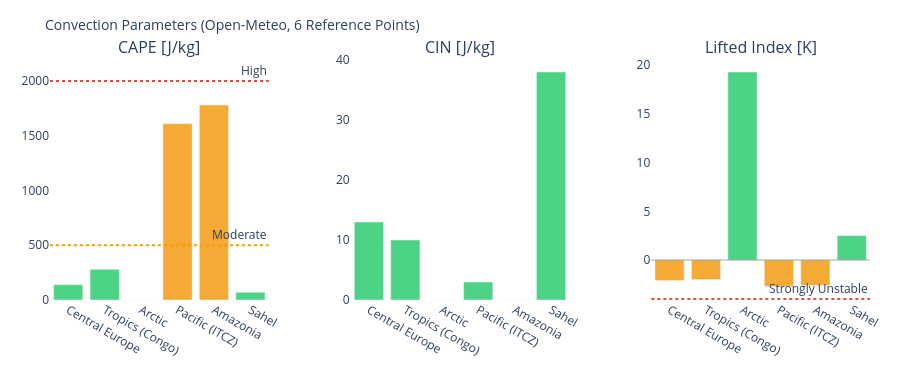

This figure's notebook cell:
### Markdown cell above
---
## 3. Visualizations

### Code cell
# ============================================================
# CAPE / CIN / LIFTED INDEX – Convection potential
# ============================================================

if not df_atm.empty:
    fig = make_subplots(
        rows=1, cols=3,
        subplot_titles=['CAPE [J/kg]', 'CIN [J/kg]', 'Lifted Index [K]'],
        horizontal_spacing=0.1
    )
    pts = df_atm['point'].tolist()
    pt_colors = ['#E85D24','#185FA5','#888780','#378ADD','#639922','#F2A623']

    # CAPE – höher = mehr Gewitterpotential
    cape_vals = df_atm['cape'].fillna(0).tolist()
    cape_colors = ['#e74c3c' if v > 2000 else '#f39c12' if v > 500 else '#2ecc71'
                   for v in cape_vals]
    fig.add_trace(go.Bar(x=pts, y=cape_vals, marker_color=cape_colors,
                         opacity=0.85, showlegend=False), row=1, col=1)
    fig.add_hline(y=2000, line_dash='dot', line_color='#e74c3c',
                  annotation_text='High', row=1, col=1)
    fig.add_hline(y=500,  line_dash='dot', line_color='#f39c12',
                  annotation_text='Moderate', row=1, col=1)

    # CIN – negativer = stärker gedeckelt (weniger Auslöse)
    cin_vals = df_atm['cin'].fillna(0).tolist()
    cin_colors = ['#e74c3c' if v < -200 else '#f39c12' if v < -50 else '#2ecc71'
                  for v in cin_vals]
    fig.add_trace(go.Bar(x=pts, y=cin_vals, marker_color=cin_colors,
                         opacity=0.85, showlegend=False), row=1, col=2)

    # Lifted Index – negativ = instabil
    li_vals = df_atm['li'].fillna(0).tolist()
    li_colors = ['#e74c3c' if v < -4 else '#f39c12' if v < 0 else '#2ecc71'
                 for v in li_vals]
    fig.add_trace(go.Bar(x=pts, y=li_vals, marker_color=li_colors,
                         opacity=0.85, showlegend=False), row=1, col=3)
    fig.add_hline(y=0, line_color='gray', line_width=0.7, row=1, col=3)
    fig.add_hline(y=-4, line_dash='dot', line_color='#e74c3c',
                  annotation_text='Strongly Unstable', row=1, col=3)

    fig.update_layout(
        title=dict(text='Convection Parameters (Open-Meteo, 6 Reference Points)', font=dict(size=14)),
        height=380, plot_bgcolor='rgba(0,0,0,0)', paper_bgcolor='rgba(0,0,0,0)',
        margin=dict(l=50, r=30, t=60, b=80)
    )
    fig.update_xaxes(tickangle=30)
    fig.show()

### Figure 1 — Plotly figure (JSON) as saved in the notebook; plotly's stock layout.template omitted (floating-point values rounded to 4 significant figures)
{"data": [{"marker": {"color": ["#2ecc71", "#2ecc71", "#2ecc71", "#f39c12", "#f39c12", "#2ecc71"]}, "opacity": 0.85, "showlegend": false, "type": "bar", "x": ["Central Europe", "Tropics (Congo)", "Arctic", "Pacific (ITCZ)", "Amazonia", "Sahel"], "xaxis": "x", "y": [140.0, 280.0, 0.0, 1610.0, 1780.0, 70.0], "yaxis": "y"}, {"marker": {"color": ["#2ecc71", "#2ecc71", "#2ecc71", "#2ecc71", "#2ecc71", "#2ecc71"]}, "opacity": 0.85, "showlegend": false, "type": "bar", "x": ["Central Europe", "Tropics (Congo)", "Arctic", "Pacific (ITCZ)", "Amazonia", "Sahel"], "xaxis": "x2", "y": [13.0, 10.0, 0.0, 3.0, 0.0, 38.0], "yaxis": "y2"}, {"marker": {"color": ["#f39c12", "#f39c12", "#2ecc71", "#f39c12", "#f39c12", "#2ecc71"]}, "opacity": 0.85, "showlegend": false, "type": "bar", "x": ["Central Europe", "Tropics (Congo)", "Arctic", "Pacific (ITCZ)", "Amazonia", "Sahel"], "xaxis": "x3", "y": [-2.1, -2.0, 19.3, -2.7, -2.6, 2.5], "yaxis": "y3"}], "layout": {"annotations": [{"font": {"size": 16}, "showarrow": false, "text": "CAPE [J/kg]", "x": 0.1333, "xanchor": "center", "xref": "paper", "y": 1.0, "yanchor": "bottom", "yref": "paper"}, {"font": {"size": 16}, "showarrow": false, "text": "CIN [J/kg]", "x": 0.5, "xanchor": "center", "xref": "paper", "y": 1.0, "yanchor": "bottom", "yref": "paper"}, {"font": {"size": 16}, "showarrow": false, "text": "Lifted Index [K]", "x": 0.8667, "xanchor": "center", "xref": "paper", "y": 1.0, "yanchor": "bottom", "yref": "paper"}, {"showarrow": false, "text": "High", "x": 1, "xanchor": "right", "xref": "x domain", "y": 2000, "yanchor": "bottom", "yref": "y"}, {"showarrow": false, "text": "Moderate", "x": 1, "xanchor": "right", "xref": "x domain", "y": 500, "yanchor": "bottom", "yref": "y"}, {"showarrow": false, "text": "Strongly Unstable", "x": 1, "xanchor": "right", "xref": "x3 domain", "y": -4, "yanchor": "bottom", "yref": "y3"}], "height": 380, "margin": {"b": 80, "l": 50, "r": 30, "t": 60}, "paper_bgcolor": "rgba(0,0,0,0)", "plot_bgcolor": "rgba(0,0,0,0)", "shapes": [{"line": {"color": "#e74c3c", "dash": "dot"}, "type": "line", "x0": 0, "x1": 1, "xref": "x domain", "y0": 2000, "y1": 2000, "yref": "y"}, {"line": {"color": "#f39c12", "dash": "dot"}, "type": "line", "x0": 0, "x1": 1, "xref": "x domain", "y0": 500, "y1": 500, "yref": "y"}, {"line": {"color": "gray", "width": 0.7}, "type": "line", "x0": 0, "x1": 1, "xref": "x3 domain", "y0": 0, "y1": 0, "yref": "y3"}, {"line": {"color": "#e74c3c", "dash": "dot"}, "type": "line", "x0": 0, "x1": 1, "xref": "x3 domain", "y0": -4, "y1": -4, "yref": "y3"}], "title": {"font": {"size": 14}, "text": "Convection Parameters (Open-Meteo, 6 Reference Points)"}, "xaxis": {"anchor": "y", "domain": [0.0, 0.2667], "tickangle": 30}, "xaxis2": {"anchor": "y2", "domain": [0.3667, 0.6333], "tickangle": 30}, "xaxis3": {"anchor": "y3", "domain": [0.7333, 1.0], "tickangle": 30}, "yaxis": {"anchor": "x", "domain": [0.0, 1.0]}, "yaxis2": {"anchor": "x2", "domain": [0.0, 1.0]}, "yaxis3": {"anchor": "x3", "domain": [0.0, 1.0]}}}
